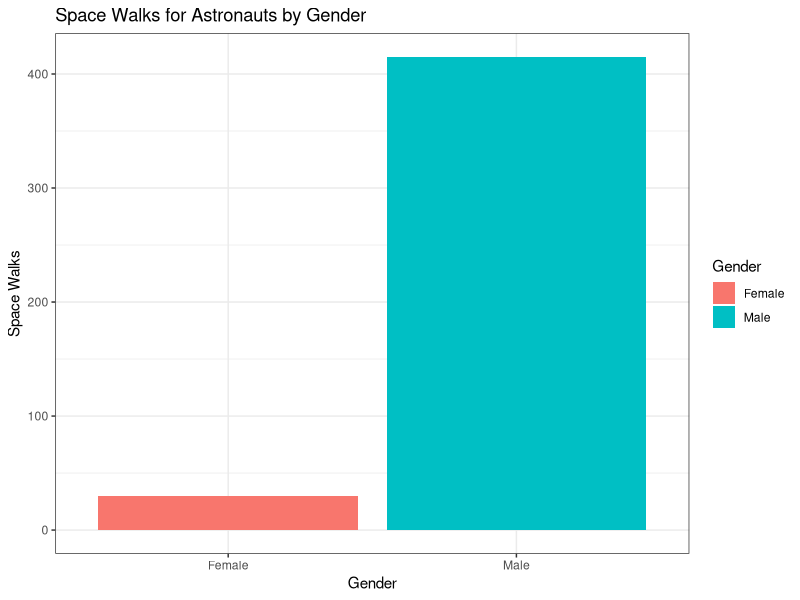
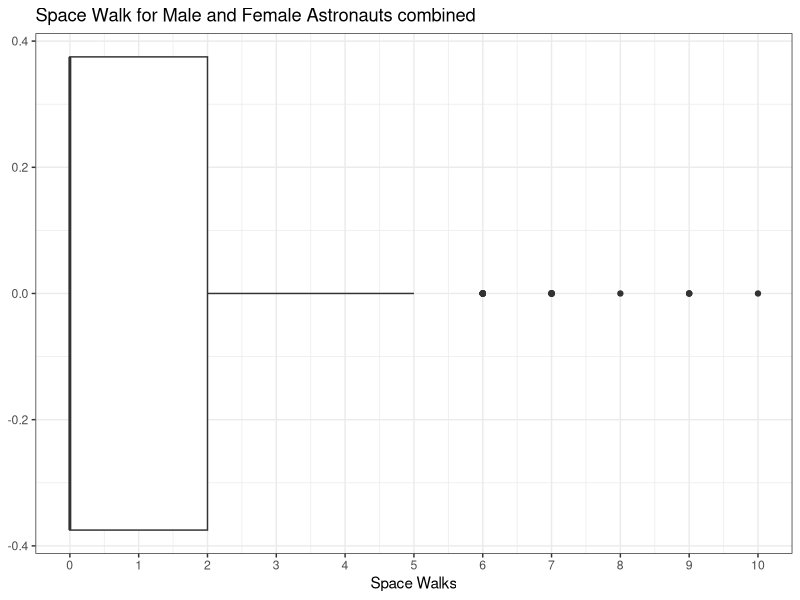
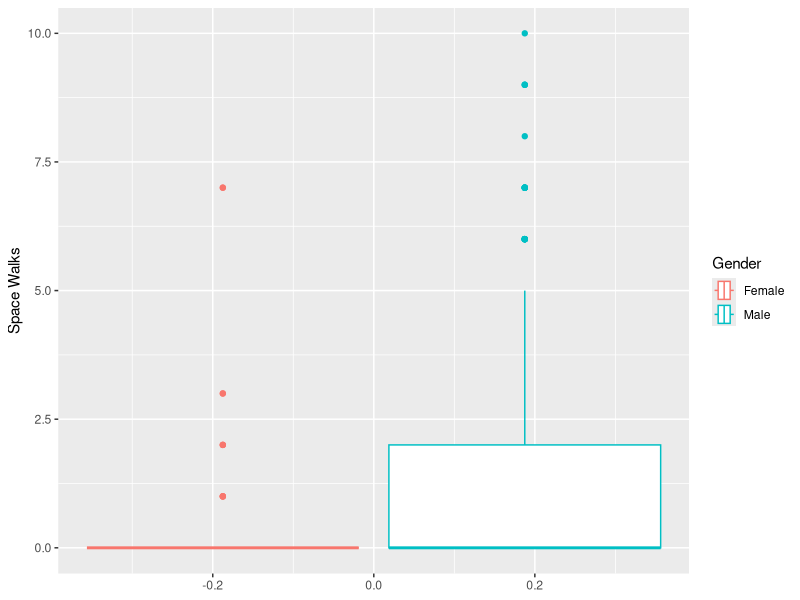
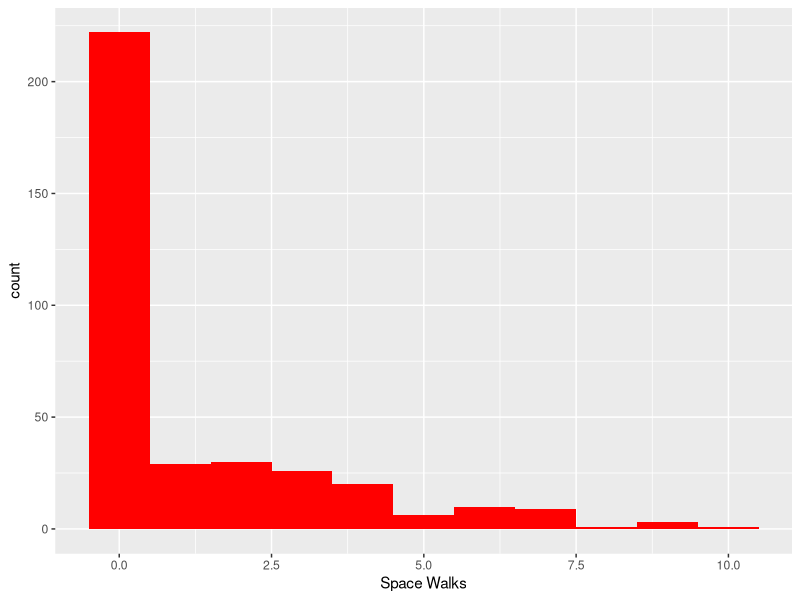
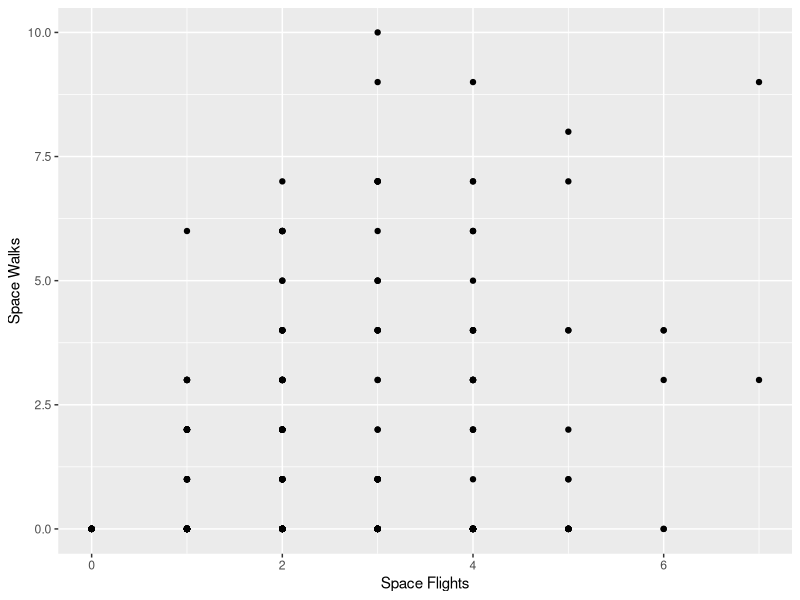

Recreate these plots in R, in order.
## ---- chunk 1
knitr::opts_chunk$set(echo = TRUE)
library(tidyverse)
## ---- chunk 2
astronauts <- read_csv("Astronauts.csv", show_col_types = F)
## ---- chunk 3
dim(astronauts)
## ---- chunk 4
female_astronauts <- astronauts %>% 
  filter(Gender == "Female")

female_astronauts
nrow(female_astronauts) ## There are 50 Female Astronauts
## ---- chunk 5
female_astronauts %>% 
  select(Name, Gender, `Military Rank`, `Military Branch`)
## ---- chunk 6
female_astronauts %>% 
  filter(Status == "Active") %>% 
  count()
## ---- chunk 7
astronauts %>% 
  ggplot(aes(x = Gender, y = `Space Walks`)) +
  geom_bar(stat="identity", aes(fill = Gender)) +
  theme_bw() +
  ggtitle("Space Walks for Astronauts by Gender")
## ---- chunk 8
female_astronauts %>% 
  filter(`Space Walks` >= 1 ) %>% 
  group_by(Name, Gender, `Space Walks`) %>% 
  summarise(n = n())
## ---- chunk 9
astronauts %>% 
  ggplot(aes(x = `Space Walks`)) +
  geom_boxplot() +
  theme_bw() +
  ggtitle("Space Walk for Male and Female Astronauts combined") +
  scale_x_continuous(breaks = seq(0, 15, by = 1)) 

IQR(astronauts$`Space Walks`)
## ---- chunk 10
astronauts %>% 
  ggplot(aes(x = `Space Walks`, color = Gender)) +
  geom_boxplot() +
  coord_flip()
## ---- chunk 11
astronauts %>% 
  ggplot() +
  geom_histogram(aes(x = `Space Walks`), binwidth = 1, fill = "red")
## ---- chunk 12
astronauts %>% 
  group_by(Gender) %>% 
  summarise(Average = mean(`Space Walks`))
## ---- chunk 13
astronauts %>% 
  ggplot() +
  geom_point(aes(x = `Space Flights`, y = `Space Walks`))

## There is no linear relationship between Space flights and Space Walks
## ---- chunk 14
female_astronauts %>% 
  filter(Name == 'Mae C. Jemison') %>% 
  select(Name, `Undergraduate Major`, `Graduate Major`, `Alma Mater`)
## ---- chunk 15
female_astronauts %>% 
  filter(`Military Branch` == "US Air Force (Retired)" | `Military Branch` == "US Air Force") %>% 
  count()
